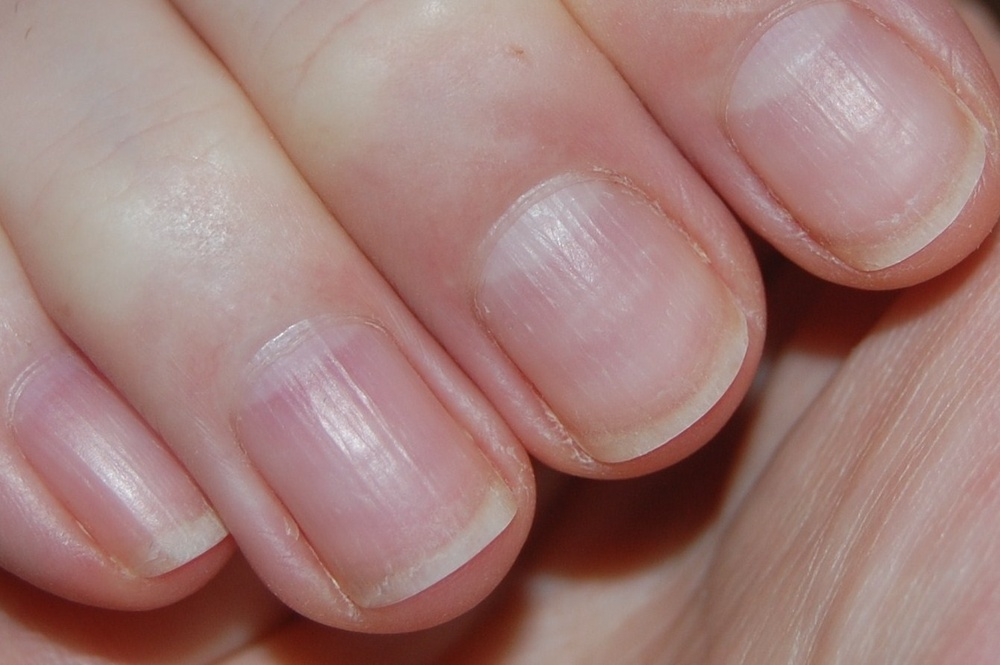
#> input picture 2. Preprocessing/v2/input/AZdKFlMMGN.jpg, 1000 x 665 px, shrunk from 1340 x 891 before the run
$ python -i preprocessing.py   (imports and definitions only)   (older library calls are emulated)
#> lines starting #> are read from the running program, lines starting #| are printed output that depends on the picture; after the words box and inside, x2 and y2 are one past the last pixel; in counts of white or black regions, pixels touching at a corner belong together
import os
import cv2
import numpy as np
from PIL import Image
import easyocr

# Initialize easyocr reader
# [1 line that did not run here, left out]

# Define filters
def ocr_filter(image):
    text = reader.readtext(np.array(image), detail=0)
    return len(text) > 0  # Returns True if text is present

def color_filter(image):
    image_array = np.array(image)
    if len(image_array.shape) == 2:  # Grayscale image
        return False  # No unusual colors in grayscale images
    # Define thresholds for colors that are not typical for fingernails
    # Example: Unusual colors like bright purple, green, or blue
    unusual_colors = np.sum(
        ((image_array[:, :, 0] > 150) & (image_array[:, :, 1] < 50) & (image_array[:, :, 2] > 150)) |  # Bright purple
        ((image_array[:, :, 0] < 50) & (image_array[:, :, 1] > 150) & (image_array[:, :, 2] < 50)) |   # Bright green
        ((image_array[:, :, 0] < 50) & (image_array[:, :, 1] < 50) & (image_array[:, :, 2] > 150))     # Bright blue
    )
    return unusual_colors > 1000  # Returns True if there are many unusual color pixels

def quality_filter(image):
    gray_image = cv2.cvtColor(np.array(image), cv2.COLOR_BGR2GRAY) if len(np.array(image).shape) == 3 else np.array(image)
    laplacian_var = cv2.Laplacian(gray_image, cv2.CV_64F).var()
    return laplacian_var < 100  # Returns True if image is blurry

def edge_detection_filter(image):
    gray_image = cv2.cvtColor(np.array(image), cv2.COLOR_BGR2GRAY) if len(np.array(image).shape) == 3 else np.array(image)
    edges = cv2.Canny(gray_image, 100, 200)
    contours, _ = cv2.findContours(edges, cv2.RETR_EXTERNAL, cv2.CHAIN_APPROX_SIMPLE)
    return len(contours) < 5  # Returns True if there are too few contours

# Combine filters to calculate relevance score
def combined_filter(image):
    quality_score = 5  # Start with the highest quality score
    # if ocr_filter(image):
    #     quality_score -= 1
    if color_filter(image):
        quality_score -= 1
    if quality_filter(image):
        quality_score -= 1
    if edge_detection_filter(image):
        quality_score -= 1
    return quality_score


# Process images
input_folder = 'input'
output_folder = 'output'
# [16 lines not run here, left out]

>>> import cv2
>>> picture = cv2.imread('input/AZdKFlMMGN.jpg')
#> picture is the input picture: shape (665, 1000, 3); mean B, G, R 121.2, 125.3, 161.8
>>> result = combined_filter(picture)
#> in color_filter, `unusual_colors = np.sum( ((image_array[:, :, 0] > 150) & (image_array[..`: unusual_colors = 0
#> in quality_filter, `gray_image = cv2.cvtColor(np.array(image), cv2.COLOR_BGR2GRAY) if len(..`:
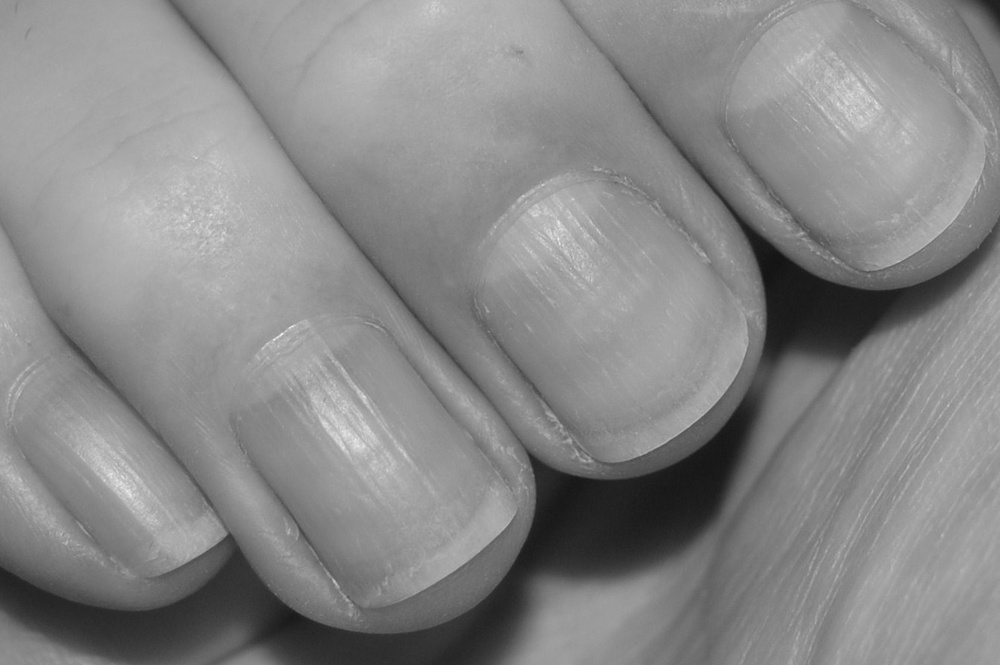
#> gray_image: shape (665, 1000); min 19, max 245, mean 135.8
#> in quality_filter, `laplacian_var = cv2.Laplacian(gray_image, cv2.CV_64F).var()`: laplacian_var = 40.44
#> in combined_filter, `quality_score -= 1`: quality_score = 4
#> in edge_detection_filter, `edges = cv2.Canny(gray_image, 100, 200)`:
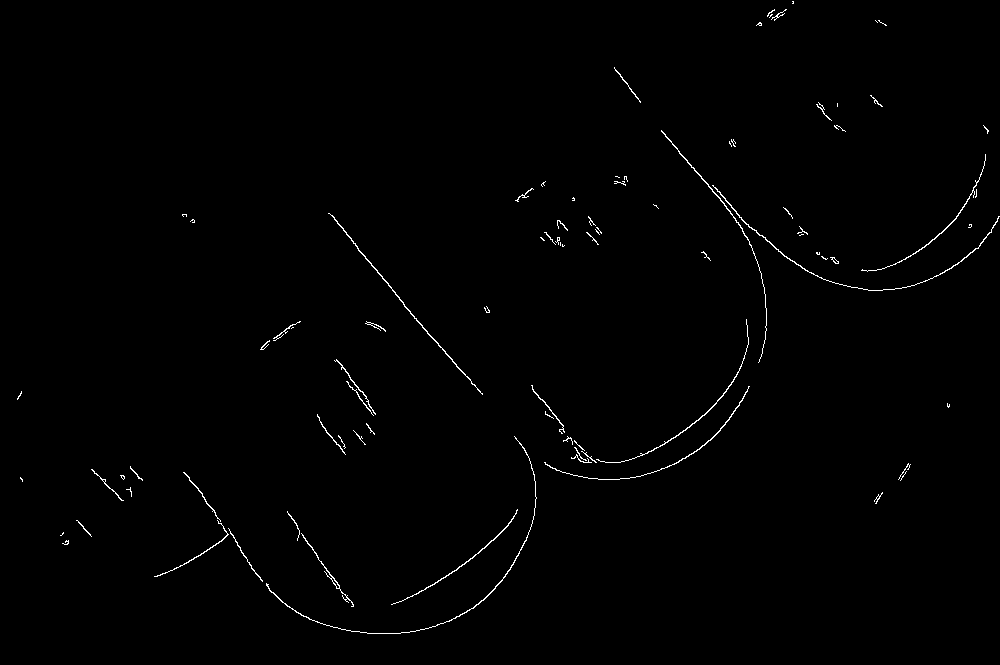
#> edges: shape (665, 1000); 0.7% white in thin lines or dots
#> in edge_detection_filter, `contours, _ = cv2.findContours(edges, cv2.RETR_EXTERNAL, cv2.CHAIN_APP..`: contours = 87 contours, 69 with area under 20; largest, box (x1, y1, x2, y2) and area: (328, 213, 483, 395) 139, (712, 185, 1000, 291) 122, (266, 436, 537, 634) 104, (661, 130, 767, 363) 85, (391, 509, 518, 605) 78
#> result = 4

$ run again, on 2. Preprocessing/v2/input/ITShKVSDyB.jpg
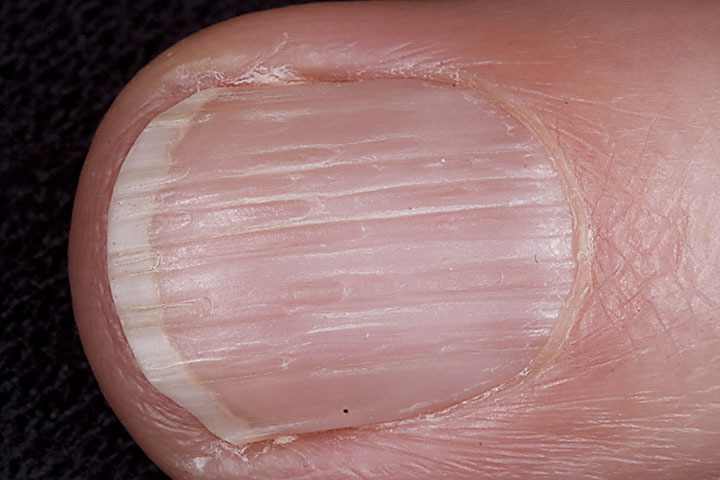
#> input picture 2. Preprocessing/v2/input/ITShKVSDyB.jpg, 720 x 480 px
#> picture is the input picture: shape (480, 720, 3); mean B, G, R 113.9, 114.9, 151.3
#> unusual_colors = 0
#> in quality_filter, `gray_image = cv2.cvtColor(np.array(image), cv2.COLOR_BGR2GRAY) if len(..`:
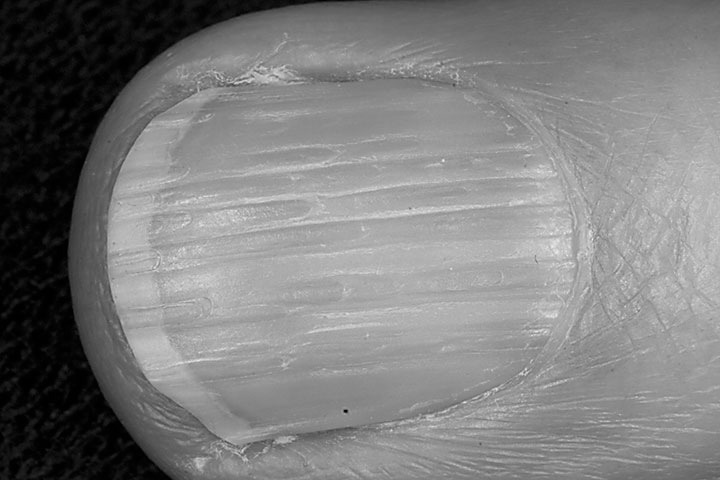
#> gray_image: shape (480, 720); min 0, max 244, mean 125.7
#> laplacian_var = 160.3
#> in edge_detection_filter, `edges = cv2.Canny(gray_image, 100, 200)`:
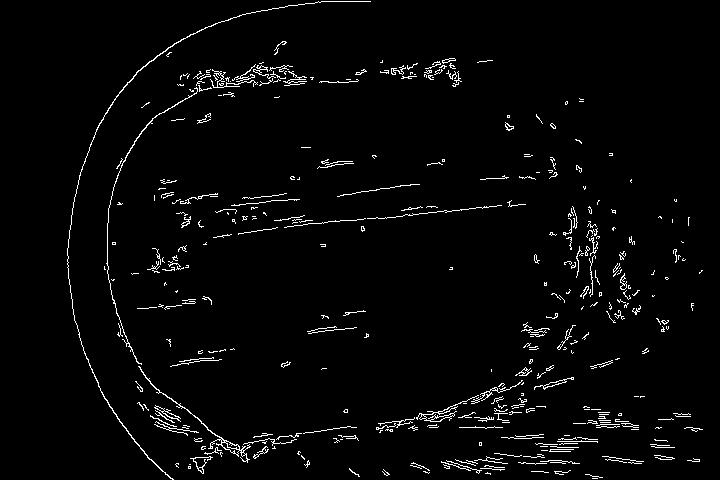
#> edges: shape (480, 720); 2.7% white in thin lines or dots, all inside (x1, y1, x2, y2) = (67, 1, 703, 480)
#> contours = 382 contours, 364 with area under 20; largest, box (x1, y1, x2, y2) and area: (138, 366, 251, 463) 248, (67, 1, 371, 480) 165, (416, 395, 479, 422) 108, (154, 405, 181, 422) 79, (534, 377, 574, 390) 74
#> result = 5
